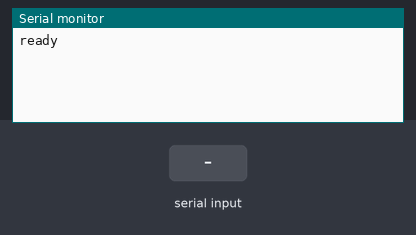
Recording of a sketch running on a simulated Teensy 4. Parts: the last lines printed to the serial monitor. The inputs (shaded band) are chosen by the test bench.

Above: at 1.2 s.
1.3 s: "1" received over the second serial link
At 1.7 s:
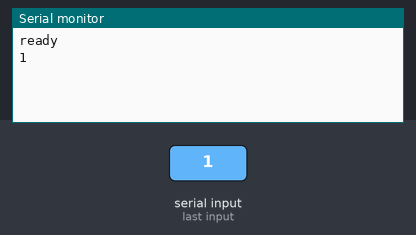
2.8 s: "0" received over the second serial link
At 4.1 s:
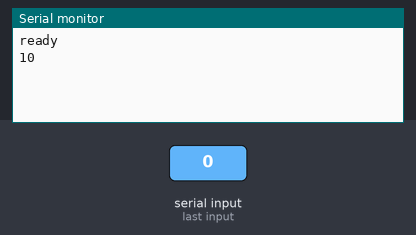

Measured:
- after the input at 1.3 s, the serial monitor: prints a new line at once (image 1)
- after the input at 2.8 s, the serial monitor: prints a new line at once (image 2)

The sketch:

init_bluetooth.ino
```cpp
// (licence header left out)
// WARNING: SoftwareSerial seems unreliable.

#define btSerial Serial3

// TODO: fix this for arduino with only 1 serial.

#define btBaud 9600

// Some bluetooth modules require the pullup resistor on the arduino RX pin.
// This is probably required for the JY-MCU v1.06 bluetooth board.
// More information at https://forum.arduino.cc/index.php?topic=280928.0

//#define PULLUP_PIN 15

void setup()
{
  // Open serial communications and wait for port to open:
  Serial.begin(115200);

#ifdef PULLUP_PIN
  pinMode(PULLUP_PIN, INPUT_PULLUP); // only needed for  JY-MCU v1.06?
#endif

  btSerial.begin(btBaud);
  Serial.println("ready");
}

void loop()
{
  if (btSerial.available())
  {
    Serial.write(btSerial.read());
  }
  if (Serial.available())
  {
      btSerial.write(Serial.read());
  }
}

/**
To run manually in the serial console.

HC-06 JY-MCU v1.06, slow connection tested with Arduino:
no line terminator
- set name
AT+NAMEALPS-01
- set pin
AT+PIN1234
- set speed at 115200bps
AT+BAUD8

HC-05, faster connection with Teensy
keeping the button pressed and using the line terminator \r\n
- set name
AT+NAME:ALPS-02
- set pin
AT+PIN:1234
- set speed at 1382400bps http://www.techbitar.com/uploads/2/0/3/1/20316977/hc-05_at_commands.pdf
AT+UART=1382400,0,0


Both to check version:
AT+VERSION

more info at https://www.instructables.com/id/AT-command-mode-of-HC-05-Bluetooth-module/
*/
```
